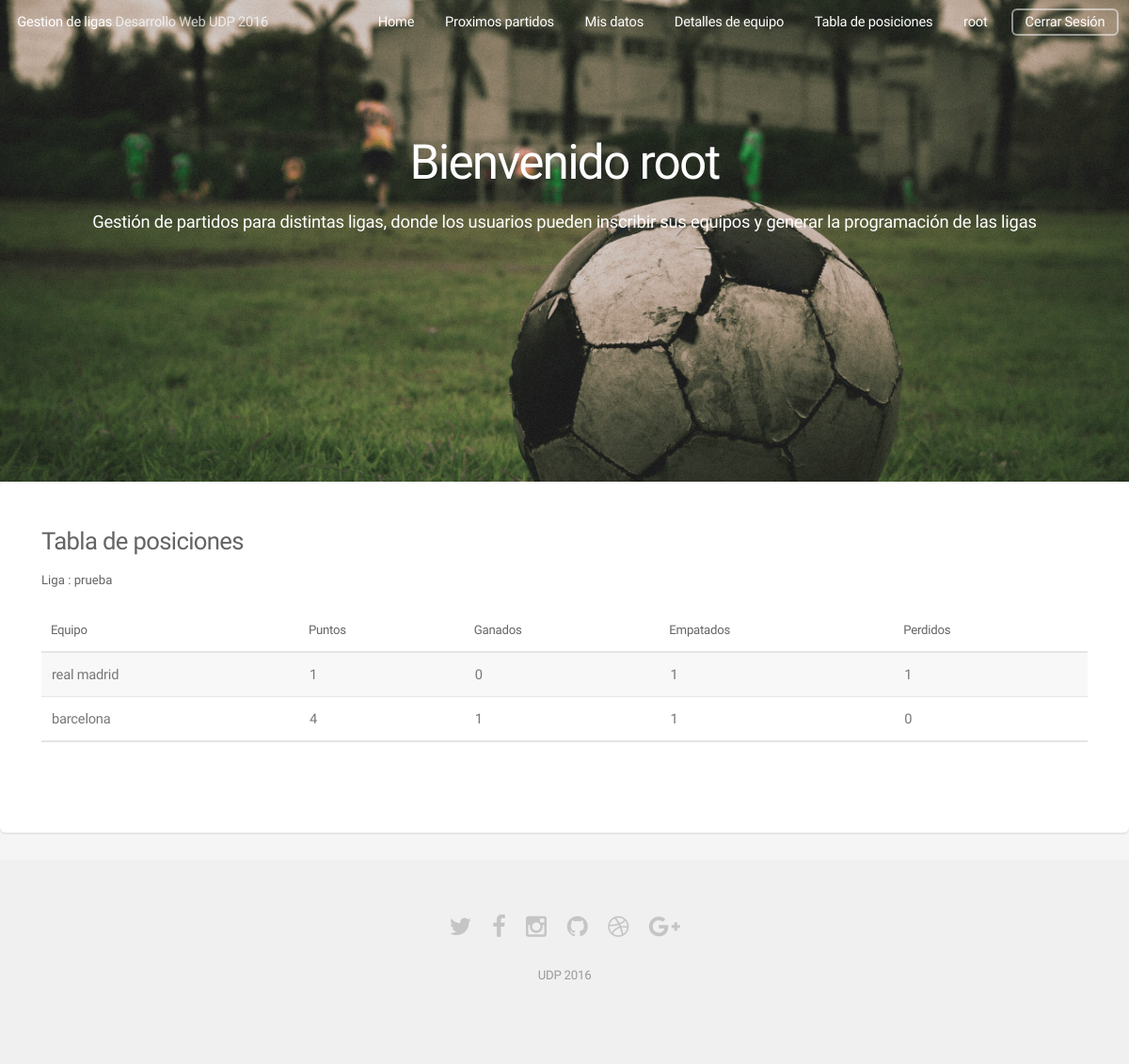
Page /tabla/ (signed in) on the committed database.
### app/models.py (models this page shows, shortened)
class Ligue(models.Model):
    name = models.CharField(max_length=128, unique=True)

class Team(models.Model):
    name = models.CharField(max_length=128)
    ligue = models.ForeignKey(Ligue)

### app/views.py (the view)
# urls.py: url(r'^tabla/$', views.tabla, name='tabla')
@login_required
def tabla(request):
    current = request.user
    player = Player.objects.get(user=current)
    ligue = player.team.ligue
    teams = Team.objects.filter(ligue=ligue)
    tabla = []
    for team in teams:
        ganados = Match.objects.filter(ligue=ligue, win=team).count()
        empatados = Match.objects.filter(ligue=ligue, draw=True).count()
        perdidos = Match.objects.filter(ligue=ligue, lose=team).count()
        puntos = ganados*3 + empatados
        dato = [team.name, puntos, ganados, empatados, perdidos]
        tabla.append(dato)
    return render(request, 'tabla.html', {'tabla': tabla, 'ligue': ligue})

### app/templates/tabla.html
{% extends 'base.html' %}
{% load staticfiles %}
{% block main %}
<section class="box">
									<h3>Tabla de posiciones</h3>
									<h5>Liga : {{ ligue.name }}</h5>
									<br>
									<div class="table-wrapper">
										<table>
											<thead>
												<tr>
													<th>Equipo</th>
													<th>Puntos</th>
													<th>Ganados</th>
													<th>Empatados</th>
													<th>Perdidos</th>
												</tr>
											</thead>
											<tbody>
												{% for item in tabla %}
												<tr>
													<td>{{	item.0  }}</td>
													<td> {{ item.1 }}</td>
													<td>{{  item.2  }}</td>
													<td>{{  item.3  }}</td>
													<td>{{  item.4  }}</td>
												</tr>
												{% endfor %}
											</tbody>
											<tfoot>
												<tr>
													<td colspan="2"></td>
												</tr>
											</tfoot>
										</table>
									</div>
									</section>
{% endblock %}

### app/templates/base.html (shortened to what this page needs)
<!DOCTYPE HTML>
{% load static %}
<html>
	<head>
        <link href="{% static "assets/css/main.css" %}" rel="stylesheet" type="text/css"/>
	</head>
	<body class="landing">
		<div id="page-wrapper">
				<header id="header" class="alt">
					<h1><a href="/">Gestion de ligas</a> Desarrollo Web UDP 2016</h1>
					<nav id="nav">
						<ul>
							<li><a href="/">Home</a></li>
							{% if user.is_authenticated %}
							<li><a href="/nextmatch/">Proximos partidos</a></li>
							<li><a href="/info/">Mis datos</a></li>
							<li><a href="/team/">Detalles de equipo</a></li>
							<li><a href="/tabla/">Tabla de posiciones</a></li>
							<li>
							{% endif %}
                                {% if user.is_authenticated %}
                                    <a> {{ user.username }}</a>
                                    <a href="/logout/" class="button">Cerrar Sesión</a>
                                    {% else %}
                                     <a href="/login/" class="button">Iniciar Sesión</a>
                                {% endif %}
                            </li>
						</ul>
					</nav>
				</header>
				<section id="banner">
				{% if user.is_authenticated %}
					<h2>Bienvenido {{ user.username}}</h2>
					<p>Gestión de partidos para distintas ligas, donde los usuarios pueden inscribir sus equipos y generar la programación de las ligas </p>
					{% endif %}
				</section>
                {% block main %}
                {% endblock %}
				<footer id="footer">
					<ul class="icons">
						<li><a href="#" class="icon fa-twitter"><span class="label">Twitter</span></a></li>
						<li><a href="#" class="icon fa-facebook"><span class="label">Facebook</span></a></li>
						<li><a href="#" class="icon fa-instagram"><span class="label">Instagram</span></a></li>
						<li><a href="#" class="icon fa-github"><span class="label">Github</span></a></li>
						<li><a href="#" class="icon fa-dribbble"><span class="label">Dribbble</span></a></li>
						<li><a href="#" class="icon fa-google-plus"><span class="label">Google+</span></a></li>
					</ul>
					<ul class="copyright">
						<li>UDP 2016</li>
					</ul>
				</footer>
		</div>
	</body>
</html>

### rows in the picture
Ligue: name "prueba"
Team: name "real madrid"
Team: name "barcelona"

### other values in the picture
{{ user.username }} "root"
{{ item.1 }} "1" "4"
{{ item.2 }} "0" "1"
{{ item.3 }} "1" "1"
{{ item.4 }} "1" "0"
